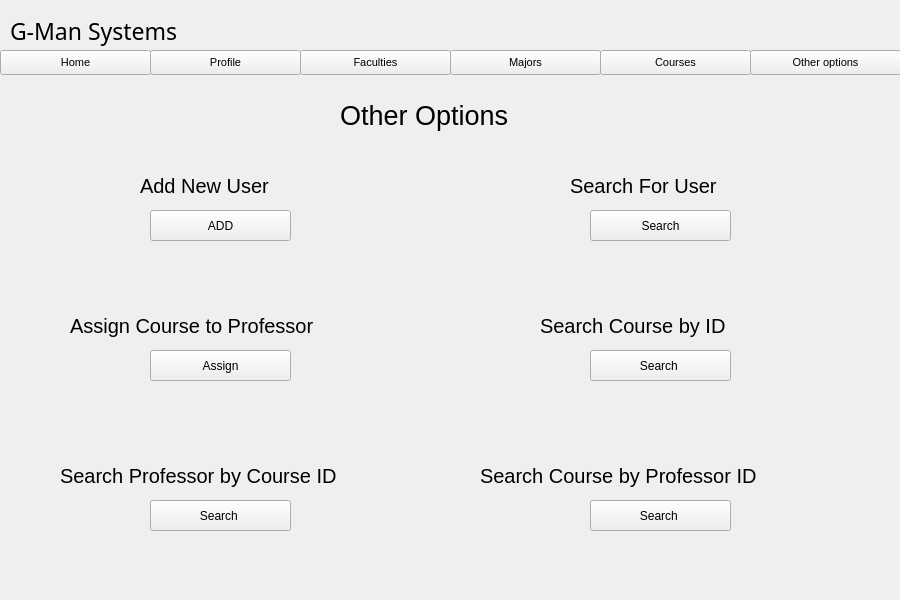
<?xml version="1.0" encoding="UTF-8"?>
<ui version="4.0">
 <class>Form</class>
 <widget class="QWidget" name="Form">
  <property name="geometry">
   <rect>
    <x>0</x>
    <y>0</y>
    <width>900</width>
    <height>600</height>
   </rect>
  </property>
  <property name="windowTitle">
   <string>Form</string>
  </property>
  <widget class="QPushButton" name="courseButton">
   <property name="geometry">
    <rect>
     <x>600</x>
     <y>50</y>
     <width>151</width>
     <height>25</height>
    </rect>
   </property>
   <property name="font">
    <font>
     <pointsize>8</pointsize>
    </font>
   </property>
   <property name="text">
    <string>Courses</string>
   </property>
  </widget>
  <widget class="QPushButton" name="homeButton">
   <property name="geometry">
    <rect>
     <x>0</x>
     <y>50</y>
     <width>151</width>
     <height>25</height>
    </rect>
   </property>
   <property name="font">
    <font>
     <pointsize>8</pointsize>
    </font>
   </property>
   <property name="text">
    <string>Home</string>
   </property>
  </widget>
  <widget class="QPushButton" name="profileButton">
   <property name="geometry">
    <rect>
     <x>150</x>
     <y>50</y>
     <width>151</width>
     <height>25</height>
    </rect>
   </property>
   <property name="font">
    <font>
     <pointsize>8</pointsize>
    </font>
   </property>
   <property name="text">
    <string>Profile</string>
   </property>
  </widget>
  <widget class="QPushButton" name="othersButton">
   <property name="geometry">
    <rect>
     <x>750</x>
     <y>50</y>
     <width>151</width>
     <height>25</height>
    </rect>
   </property>
   <property name="font">
    <font>
     <pointsize>8</pointsize>
    </font>
   </property>
   <property name="text">
    <string>Other options</string>
   </property>
  </widget>
  <widget class="QLabel" name="label_18">
   <property name="geometry">
    <rect>
     <x>10</x>
     <y>10</y>
     <width>221</width>
     <height>41</height>
    </rect>
   </property>
   <property name="font">
    <font>
     <family>Century Gothic</family>
     <pointsize>17</pointsize>
    </font>
   </property>
   <property name="text">
    <string>G-Man Systems</string>
   </property>
  </widget>
  <widget class="QPushButton" name="majorsButton">
   <property name="geometry">
    <rect>
     <x>450</x>
     <y>50</y>
     <width>151</width>
     <height>25</height>
    </rect>
   </property>
   <property name="font">
    <font>
     <pointsize>8</pointsize>
    </font>
   </property>
   <property name="text">
    <string>Majors</string>
   </property>
  </widget>
  <widget class="QPushButton" name="facultiesButton">
   <property name="geometry">
    <rect>
     <x>300</x>
     <y>50</y>
     <width>151</width>
     <height>25</height>
    </rect>
   </property>
   <property name="font">
    <font>
     <pointsize>8</pointsize>
    </font>
   </property>
   <property name="text">
    <string>Faculties</string>
   </property>
  </widget>
  <widget class="QLabel" name="barLabel">
   <property name="geometry">
    <rect>
     <x>0</x>
     <y>0</y>
     <width>901</width>
     <height>51</height>
    </rect>
   </property>
   <property name="text">
    <string/>
   </property>
  </widget>
  <widget class="QLabel" name="label_3">
   <property name="geometry">
    <rect>
     <x>340</x>
     <y>90</y>
     <width>201</width>
     <height>51</height>
    </rect>
   </property>
   <property name="font">
    <font>
     <pointsize>20</pointsize>
    </font>
   </property>
   <property name="text">
    <string>Other Options</string>
   </property>
  </widget>
  <widget class="QPushButton" name="addUserButton">
   <property name="geometry">
    <rect>
     <x>150</x>
     <y>210</y>
     <width>141</width>
     <height>31</height>
    </rect>
   </property>
   <property name="text">
    <string>ADD</string>
   </property>
  </widget>
  <widget class="QLabel" name="label">
   <property name="geometry">
    <rect>
     <x>140</x>
     <y>170</y>
     <width>161</width>
     <height>31</height>
    </rect>
   </property>
   <property name="font">
    <font>
     <pointsize>15</pointsize>
    </font>
   </property>
   <property name="text">
    <string>Add New User</string>
   </property>
  </widget>
  <widget class="QPushButton" name="searchUserButton">
   <property name="geometry">
    <rect>
     <x>590</x>
     <y>210</y>
     <width>141</width>
     <height>31</height>
    </rect>
   </property>
   <property name="text">
    <string>Search</string>
   </property>
  </widget>
  <widget class="QLabel" name="label_2">
   <property name="geometry">
    <rect>
     <x>570</x>
     <y>170</y>
     <width>181</width>
     <height>31</height>
    </rect>
   </property>
   <property name="font">
    <font>
     <pointsize>15</pointsize>
    </font>
   </property>
   <property name="text">
    <string>Search For User</string>
   </property>
  </widget>
  <widget class="QPushButton" name="searchCourseByID">
   <property name="geometry">
    <rect>
     <x>590</x>
     <y>350</y>
     <width>141</width>
     <height>31</height>
    </rect>
   </property>
   <property name="text">
    <string>Search </string>
   </property>
  </widget>
  <widget class="QLabel" name="label_4">
   <property name="geometry">
    <rect>
     <x>540</x>
     <y>310</y>
     <width>241</width>
     <height>31</height>
    </rect>
   </property>
   <property name="font">
    <font>
     <pointsize>15</pointsize>
    </font>
   </property>
   <property name="text">
    <string>Search Course by ID</string>
   </property>
  </widget>
  <widget class="QPushButton" name="assignCourseButton">
   <property name="geometry">
    <rect>
     <x>150</x>
     <y>350</y>
     <width>141</width>
     <height>31</height>
    </rect>
   </property>
   <property name="text">
    <string>Assign</string>
   </property>
  </widget>
  <widget class="QLabel" name="label_5">
   <property name="geometry">
    <rect>
     <x>70</x>
     <y>310</y>
     <width>311</width>
     <height>31</height>
    </rect>
   </property>
   <property name="font">
    <font>
     <pointsize>15</pointsize>
    </font>
   </property>
   <property name="text">
    <string>Assign Course to Professor</string>
   </property>
  </widget>
  <widget class="QPushButton" name="searchProfByCourseID">
   <property name="geometry">
    <rect>
     <x>150</x>
     <y>500</y>
     <width>141</width>
     <height>31</height>
    </rect>
   </property>
   <property name="text">
    <string>Search </string>
   </property>
  </widget>
  <widget class="QLabel" name="label_6">
   <property name="geometry">
    <rect>
     <x>60</x>
     <y>460</y>
     <width>351</width>
     <height>31</height>
    </rect>
   </property>
   <property name="font">
    <font>
     <pointsize>15</pointsize>
    </font>
   </property>
   <property name="text">
    <string>Search Professor by Course ID</string>
   </property>
  </widget>
  <widget class="QLabel" name="label_7">
   <property name="geometry">
    <rect>
     <x>480</x>
     <y>460</y>
     <width>351</width>
     <height>31</height>
    </rect>
   </property>
   <property name="font">
    <font>
     <pointsize>15</pointsize>
    </font>
   </property>
   <property name="text">
    <string>Search Course by Professor ID</string>
   </property>
  </widget>
  <widget class="QPushButton" name="searchCourseByProfID">
   <property name="geometry">
    <rect>
     <x>590</x>
     <y>500</y>
     <width>141</width>
     <height>31</height>
    </rect>
   </property>
   <property name="text">
    <string>Search </string>
   </property>
  </widget>
 </widget>
 <resources/>
 <connections/>
</ui>
